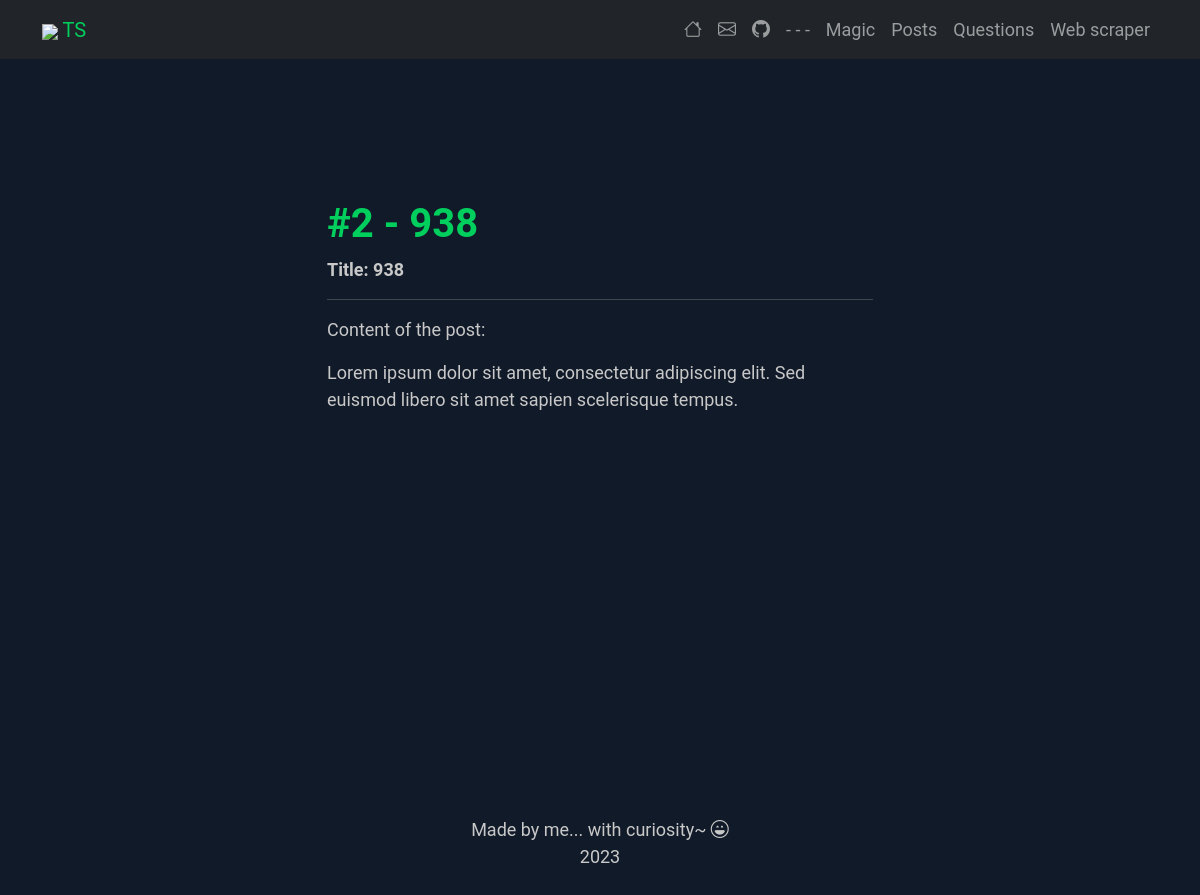
Page /posts/2/ on the committed database.
### app/models/post.py (models this page shows, shortened)
class Post(db.Model):
    id = db.Column(db.Integer, primary_key=True)
    title = db.Column(db.String(150))
    content = db.Column(db.Text)

### app/posts/routes.py (the view)
@bp.route("/<int:post_id>/")
def single_post(post_id):
    single_post = Post.query.get_or_404(post_id)
    return render_template("posts/single_post.html", single_post=single_post)

### app/templates/posts/single_post.html
{% extends 'base.html' %}
{% block content %}
<section class="parallax-block">
    <div class="row justify-content-center">
        <div class="col-lg-6">
            <span class="title">
                <h1>{% block title %} #{{ single_post.id }} - {{ single_post.title }}{% endblock %}</h1>
            </span>
            <div class="content">
                <div class="single_post">
                    <p><b>Title: {{ single_post.title }}</b></p>
                    <hr>
                    <p>Content of the post:</p>
                    <p>{{ single_post.content }}</p>
                </div>
            </div>
        </div>
    </div>
</section>
{% endblock %}

### app/static/style.css (style rules this page uses)
body { height: 100vh; background: rgba(17, 26, 40, 1); color: rgb(200, 200, 200); font-size: 18px; font-family: Roboto, sans-serif; }
p, h5 { color: rgb(200, 200, 200); }
h1, h2 { color: rgba(0, 207, 93, 1); font-weight: bold; }
.parallax-block { min-height: 100vh; padding-top: 25vh; padding-bottom: 25vh; }

### rows in the picture
Post: id "2", title "938", content "Lorem ipsum dolor sit amet, consectetur adipiscing elit. Sed euismod libero sit amet sapien scelerisque tempus."
